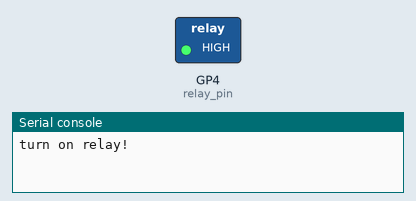
This program was run on a simulated Raspberry Pi Pico running MicroPython. Shown: switched loads named in the program (green lamp = pin HIGH), the last lines printed to the serial console.

Above: at 2.5 s.
At 7.5 s:
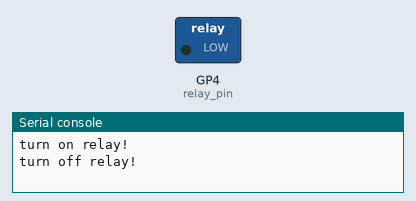
Timing chart, 0 to 13.0 s (numbered marks = the images above):
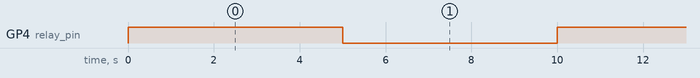

Measured:
- by itself, GP4 (relay_pin): alternates HIGH for 5.0 s and LOW for 5.0 s

The program:

Project_16_1_channel_relay_module.py
```python
from machine import Pin
from time import sleep

# GP4 - IN
relay_pin = Pin(4, Pin.OUT)

while True:
    print("turn on relay!")
    relay_pin.value(1)
    sleep(5)
    print("turn off relay!")
    relay_pin.value(0)
    sleep(5)
```
